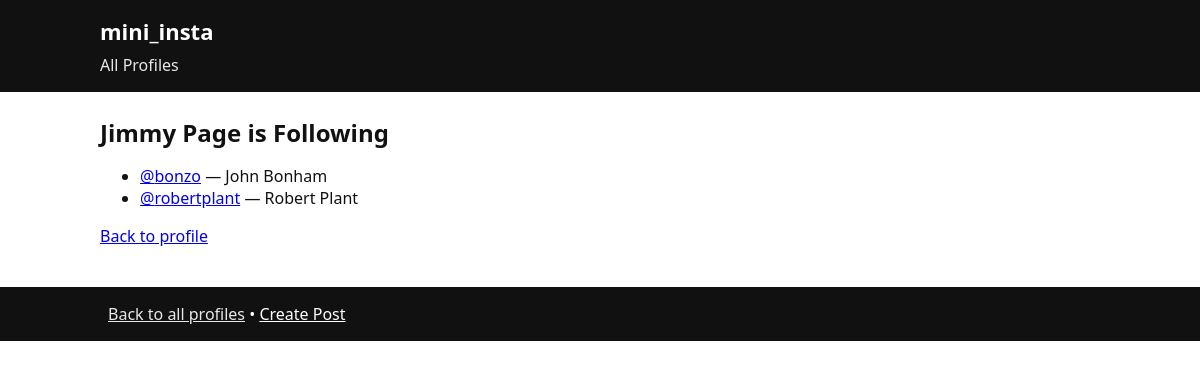
/mini_insta/profile/1/following, run on the app's committed database.
### mini_insta/models.py (models this page shows, shortened)
class Profile(models.Model):
    username = models.TextField(blank=False)
    display_name = models.TextField(blank=False)
    profile_image_url = models.URLField(blank=False)
    bio_text = models.TextField(blank=False)
    join_date = models.DateField(auto_now=True)
    def get_following(self):
        follows = Follow.objects.filter(follower_profile=self).order_by("-timestamp")
        return [f.profile for f in follows]

### mini_insta/views.py (the view)
# urls.py: path("profile/<int:pk>/following", ShowFollowingDetailView.as_view(), name="show_following"),
class ShowFollowingDetailView(DetailView):
    model = Profile
    template_name = "mini_insta/show_following.html"
    context_object_name = "profile"

### mini_insta/templates/mini_insta/show_following.html
{% extends "mini_insta/base.html" %}
{% block content %}
  <h2 class="page-title">{{ profile.display_name }} is Following</h2>
  <ul>
    {% for p in profile.get_following %}
      <li>
        <a href="{% url 'show_profile' p.pk %}">@{{ p.username }}</a> — {{ p.display_name }}
      </li>
    {% empty %}
      <li><em>Not following anyone yet.</em></li>
    {% endfor %}
  </ul>
  <p><a href="{% url 'show_profile' profile.pk %}">Back to profile</a></p>
{% endblock %}

### static/mini_insta_styles.css (style rules this page uses)
body { font-family: system-ui, -apple-system, "Segoe UI", Roboto, Arial, sans-serif; margin: 0; color: #111; }
.page-title { margin: 0 0 16px 0; }

### data on the page
Profile: display_name "Jimmy Page"
Profile: username "bonzo", display_name "John Bonham"
Profile: username "robertplant", display_name "Robert Plant"
